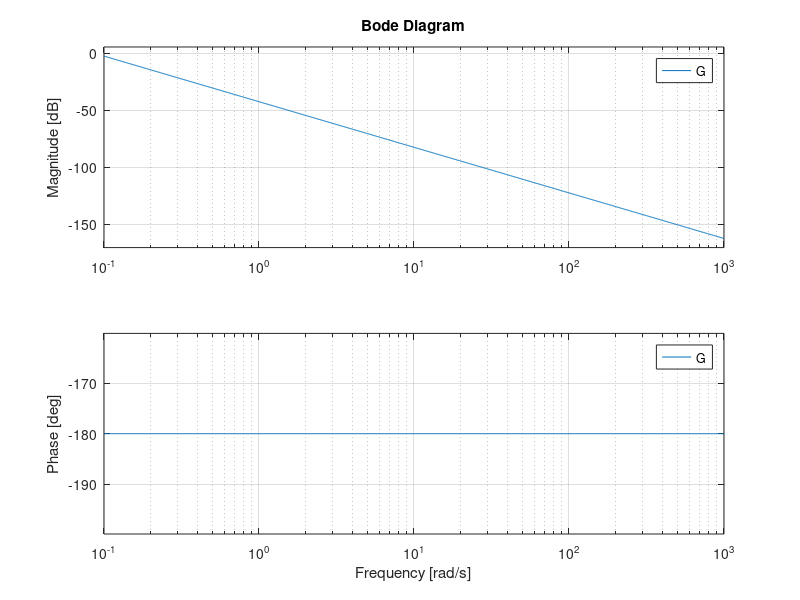
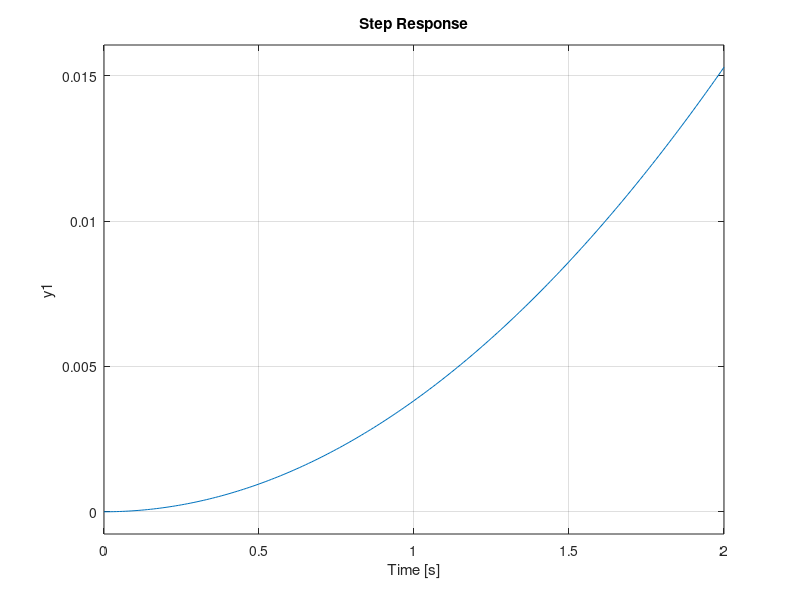

Source code (MATLAB) for these figures, in order:
% 1.1 - Define the constants
bz = 2.55*10^-5;
Jy = 1/300;
a = bz/Jy;

% 1.2 - Create the transfer function
s = tf('s');
G = a/(s^2);

% 1.3 - Draw the Bode diagram
figure(1);
bode(G);
grid on;

% 1.4 - Two poles on origin, system unstable

% 1.5 - Perform step response analysis
figure(2);
t = 0:0.01:2;
step(G,t);
grid on;



